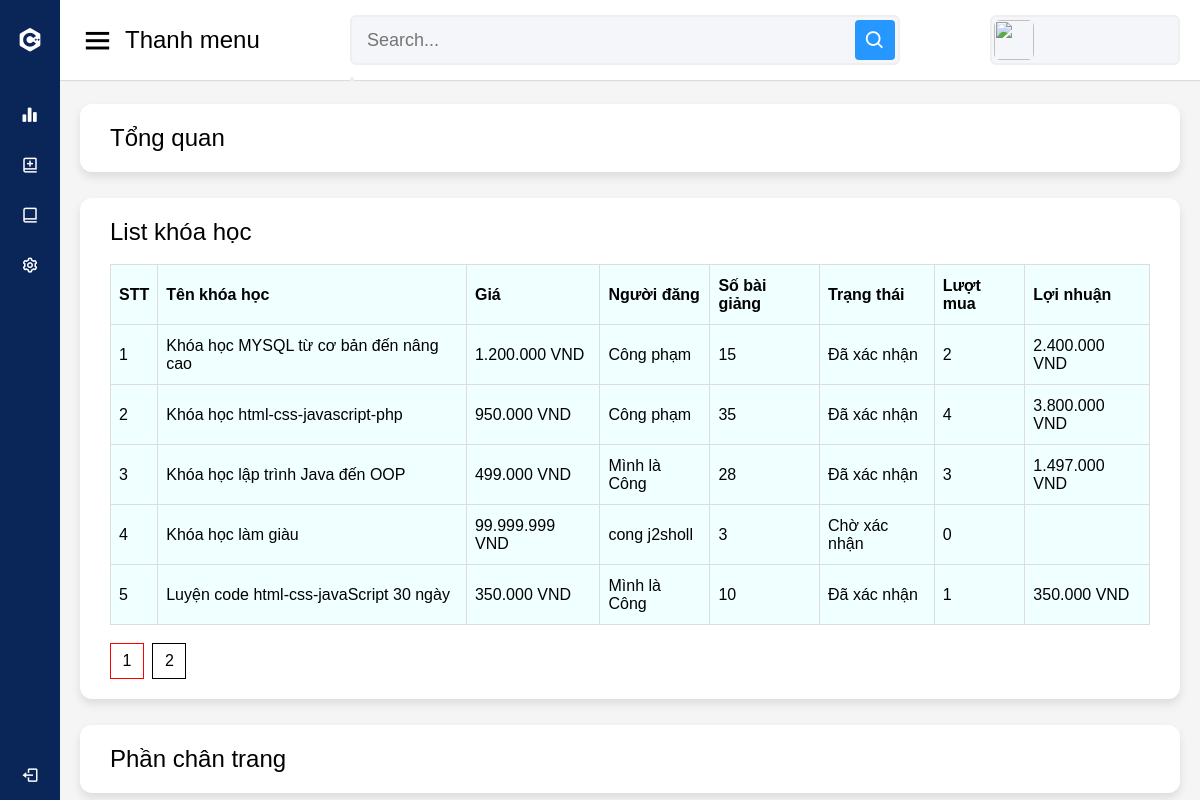
The app's page /admin/manage/overview_admin_pro.php, older data.
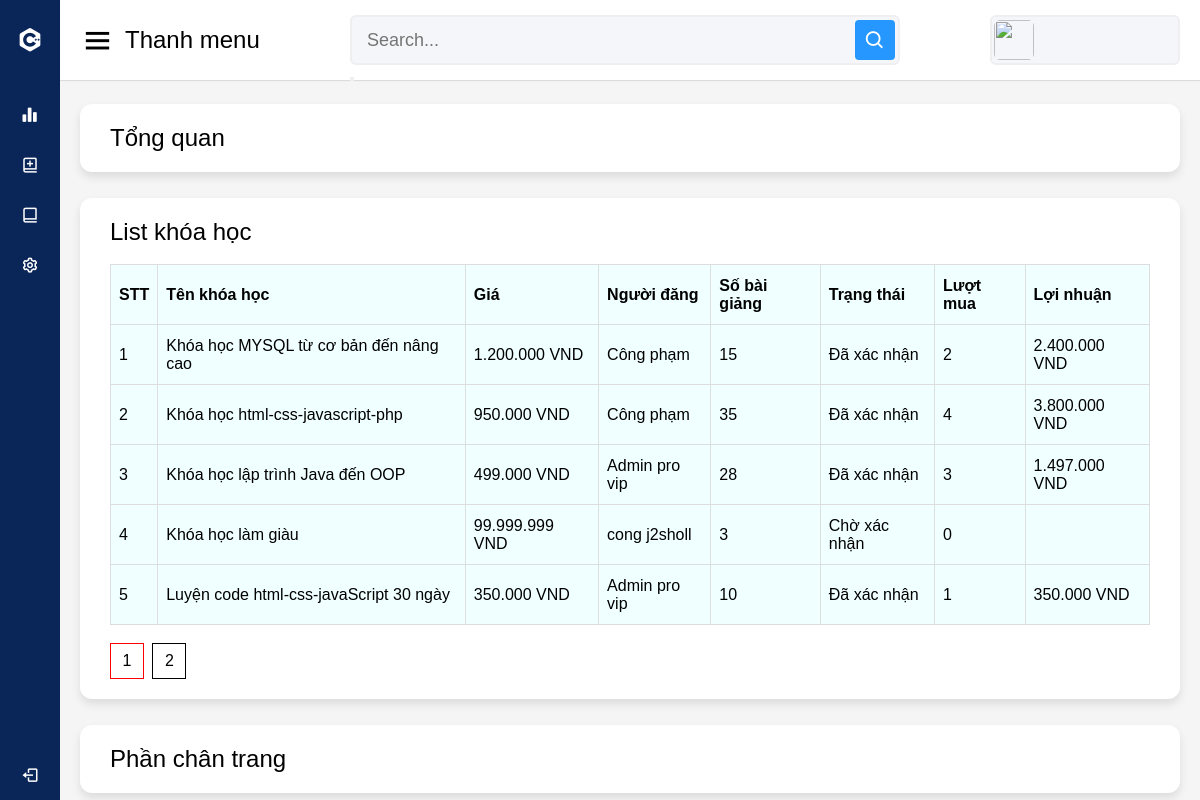
The same page, newer data.
### tables this page shows
CREATE TABLE `course` (
  `id_course` int(11) NOT NULL,
  `id_admin` int(11) NOT NULL,
  `name_course` varchar(100) NOT NULL,
  `description_course` text NOT NULL,
  `author` varchar(30) DEFAULT NULL,
  `image_course` varchar(150) NOT NULL,
  `status_course` int(11) NOT NULL,
  `price` int(11) NOT NULL,
  `created_at` timestamp NOT NULL DEFAULT CURRENT_TIMESTAMP
);

### admin/manage/overview_admin_pro.php (the view, shortened to what the changed rows need)
<?php
    require "../../public/connect_sql.php";
?>
<!DOCTYPE html>
<html lang="en">
<head>
    <link rel="stylesheet" href="../default/style.css">
    <link href='https://unpkg.com/boxicons@2.0.7/css/boxicons.min.css' rel='stylesheet'>
</head>
<body>
    <section class="home-section">
        <div class="home-content">
            <div id="list" class="sales-boxes"  style="margin-top: 26px">
                <div class="recent-sales box">
                    <?php
                    if (!function_exists('currency_format')) {
                        function currency_format($number, $suffix = ' VND')
                        {
                            if (!empty($number)) {
                                return number_format($number, 0, ',', '.') . "{$suffix}";
                            }
                        }
                    }
                    $soLuongMotTrang = 5;
                    $trang = 0;
                    $trangCanBo = $trang*$soLuongMotTrang;
                    $sql = "SELECT course.*, COUNT(lesson.id_course) as number_course FROM `course`
                                LEFT OUTER JOIN lesson ON course.id_course = lesson.id_course
                                GROUP BY course.id_course
                                limit $soLuongMotTrang offset $trangCanBo;
                                ";
                    $courses = mysqli_query($connection, $sql);
                    ?>
                    <div style="height: 100%;overflow-y: scroll;">
                    <br>
                        <table style="overflow-y: scroll;">
                            <thead style="position: sticky; top: 0">
                                <tr>
                                    <th>STT</th>
                                    <th>Tên khóa học</th>
                                    <th>Giá</th>
                                    <th>Người đăng</th>
                                    <th>Số bài giảng</th>
                                    <th>Trạng thái</th>
                                    <th>Lượt mua</th>
                                    <th>Lợi nhuận</th>
                                </tr>
                            </thead>
                            <?php foreach ($courses
                                as $index => $course) { ?>
                                <tr>
                                    <td>
                                        <?php echo $index + 1; ?>
                                    </td>
                                    <td>
                                        <?php echo $course['name_course'] ?>
                                    </td>
                                    <td>
                                        <?php echo currency_format($course['price']) ?>
                                    </td>
                                    <td>
                                        <?php
                                            $sql = "select name_admin from `admin` where `id_admin` = '{$course['id_admin']}'";
                                            $result = mysqli_query($connection, $sql);
                                            echo mysqli_fetch_array($result)['name_admin'];
                                        ?>
                                    </td>
                                    <td>
                                        <?php echo $course['number_course'] ?>
                                    </td>
                                    <td>
                                        <?php
                                        if ($course['status_course'] == 0) {
                                            echo "Chờ xác nhận";
                                        } else {
                                            echo "Đã xác nhận";
                                        }
                                        ?>
                                    </td>
                                    <td>
                                        <?php
                                        $sql = "select count(*) as count from oder where id_course = '{$course['id_course']}'";
                                        $result = mysqli_query($connection, $sql);
                                        $luotMua = mysqli_fetch_array($result)["count"];
                                        print($luotMua);
                                        ?>
                                    </td>
                                    <td>
                                        <?php echo currency_format($course['price']*$luotMua)?>
                                    </td>
                                <?php } ?>
                        </table>
                        <br>
                        <br>
                    </div>
                </div>
            </div>
        </div>
    </section>
</body>
</html>

Row changes from the older to the newer data that the page shows:
changed through a linked row, course "Khóa học lập trình Java đến OOP": id_admin.name_admin "Mình là Công" → "Admin pro vip"
changed through a linked row, course "Luyện code html-css-javaScript 30 ngày": id_admin.name_admin "Mình là Công" → "Admin pro vip"
